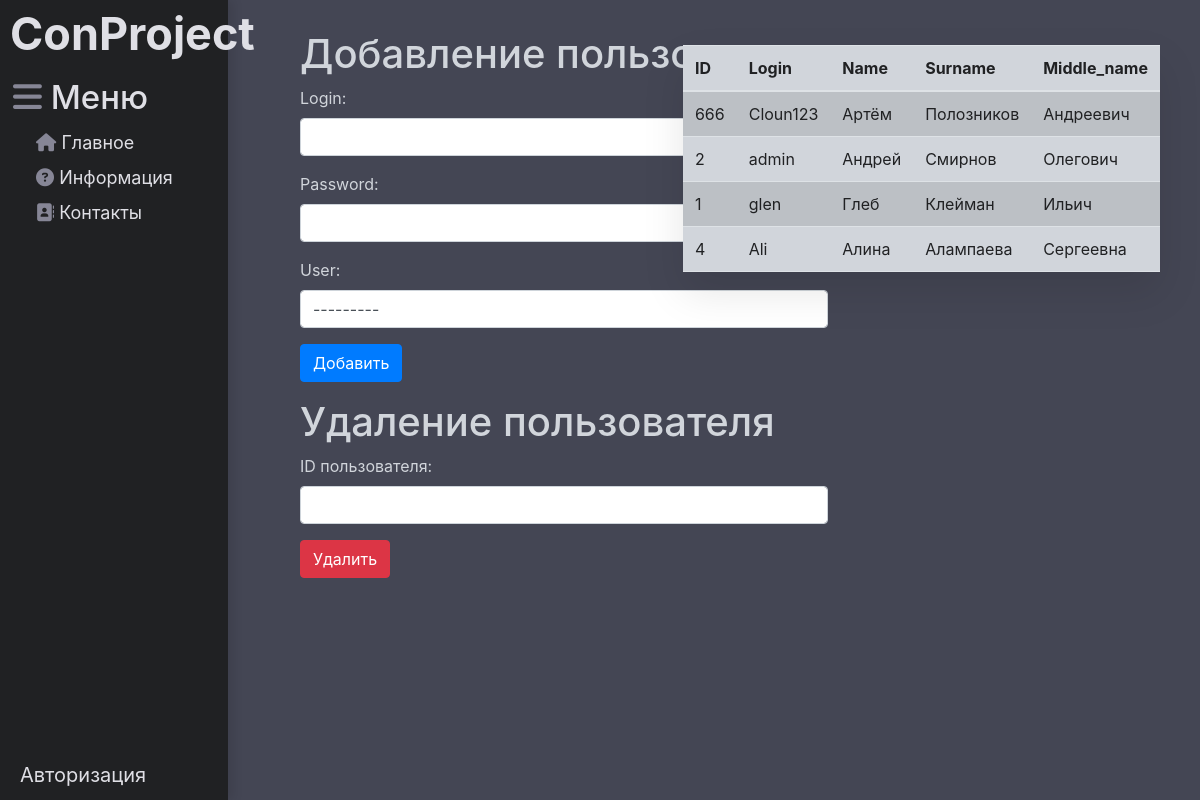
/adduser/, run on an earlier commit of the app's database.
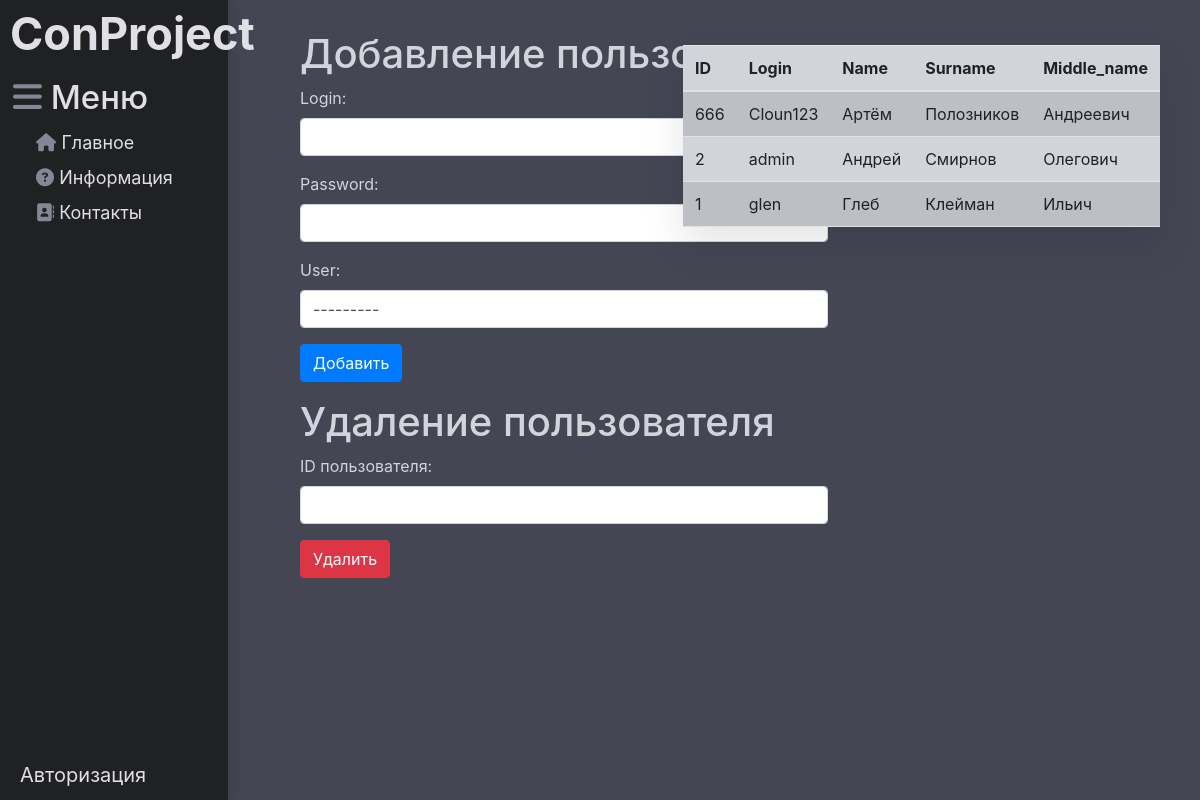
And on a later commit of the database.
### user_face/models.py (models this page shows, shortened)
class User(models.Model):
    login = models.CharField(max_length=100)
    password = models.CharField(max_length=100)
    user = models.ForeignKey(Person, on_delete=models.CASCADE)
    class Meta:
        db_table = 'register_user'

class Person(models.Model):
    Name = models.CharField(max_length=100)
    Surname = models.CharField(max_length=100)
    Middle_name = models.CharField(max_length=100)
    id_person = models.CharField(primary_key=True, max_length=6)
    class Meta:
        db_table = 'Person'

### user_face/views.py (the view)
# urls.py: path('adduser/', views.add_user, name='add_user'),
def add_user(request):
    form1 = UserForm()
    form2 = UserDeleteForm()
    if request.method == 'POST':
        if 'form1_submit' in request.POST:
            form1 = UserForm(request.POST)
            if form1.is_valid():
                login = form1.cleaned_data.get('login')
                try:
                    User.objects.get(login=login)
                    form1.add_error('login', 'Пользователь с таким логином уже существует')
                except User.DoesNotExist:
                    form1.save()
                    return redirect(request.path)
        if 'form2_submit' in request.POST:
            form2 = UserDeleteForm(request.POST)
            if form2.is_valid():
                id_user_id = form2.cleaned_data['id_user_id']
                try:
                    user = User.objects.get(user=id_user_id)
                    user.delete()
                    return redirect(request.path)
                except User.DoesNotExist:
                    form2.add_error('id_user_id', 'Пользователь с указанным ID не найден')
    else:
        form1 = UserForm()
        form2 = UserDeleteForm()
    existing_users = User.objects.all()  # Получение списка уже существующих пользователей
    return render(request, 'user_face/add_user.html',
                  {'form1': form1, 'form2': form2, 'existing_users': existing_users, 'persons': Person.objects.all()})

### user_face/forms.py
class UserForm(forms.ModelForm):
    user = forms.ModelChoiceField(queryset=Person.objects.all(),
                                  widget=forms.Select(attrs={'class': 'form-control'}))
    class Meta:  # НИЖЕ МАГИЯ
        model = User
        fields = ['login', 'password', 'user']
        widgets = {
            'login': forms.TextInput(attrs={'class': 'form-control'}),
            'password': forms.PasswordInput(attrs={'class': 'form-control'}),
        }
    def __init__(self, *args, **kwargs):
        super().__init__(*args, **kwargs)
        self.fields['user'].label_from_instance = lambda obj: f'{obj.Name} {obj.Surname} {obj.Middle_name}'

class UserDeleteForm(forms.Form):
    id_user_id = forms.IntegerField(label='ID пользователя',
                                    widget=forms.NumberInput(attrs={'class': 'form-control'}))

### user_face/templates/user_face/add_user.html (shortened to what this page needs)
{% extends 'register/main.html' %}
{% block add_user %}
    <body3>
    <h1>Добавление пользователя</h1>
    <form method="POST" action="">
        {{ form1.as_p }}
        <button type="submit" name="form1_submit"  class="btn btn-primary"> Добавить</button>
    </form>
        <h1>Удаление пользователя</h1>
        <form method="POST" action="">
        {{ form2.as_p }}
  <button type="submit" name="form2_submit" class="btn btn-danger">Удалить</button>
</form>
    </body3>
<body4>
    <table class="table table-striped">
        <thead>
        <tr>
            <th class="custom-text-color">ID</th>
            <th class="custom-text-color">Login</th>
            <th class="custom-text-color">Name</th>
            <th class="custom-text-color">Surname</th>
            <th class="custom-text-color">Middle_name</th>
        </tr>
    </thead>
    <tbody>
        {% for user in existing_users %}
        <tr>
            <td class="custom-text-color">{{ user.user.id_person }}</td>
            <td class="custom-text-color">{{ user.login }}</td>
            <td class="custom-text-color">{{ user.user.Name }}</td>
            <td class="custom-text-color">{{ user.user.Surname }}</td>
            <td class="custom-text-color">{{ user.user.Middle_name }}</td>
        </tr>
        {% endfor %}
    </tbody>
    </table>
</body4>
{% endblock %}

What changed in the data, as far as the page shows it:
removed User: user.id_person "4", login "Ali", user.Name "Алина", user.Surname "Алампаева", user.Middle_name "Сергеевна"
